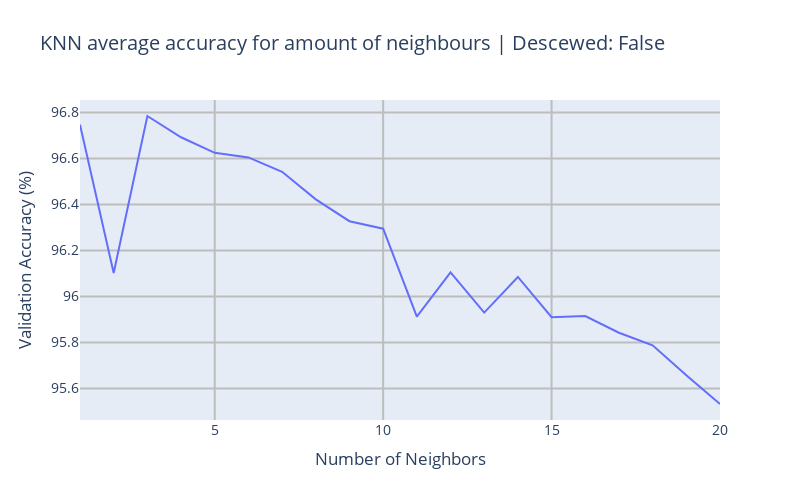
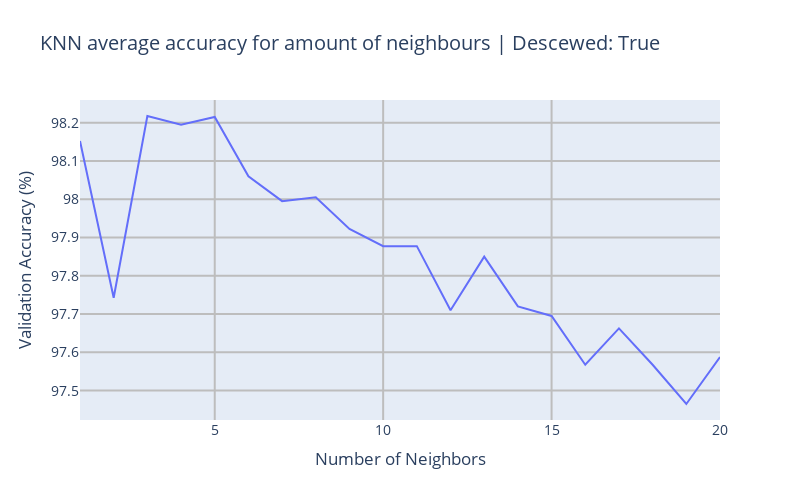

Notebook code for these charts, in order:
### Markdown cell above
# Digit recognizer algorithm tests
*Warning: this notebook takes a long time to complete. Please check the paper for results.*

## Sources:
https://www.kaggle.com/hakanozen/digit-recognition-by-lr-knn-svm-dtree-rforest-cnn
https://www.kaggle.com/yassineghouzam/introduction-to-cnn-keras-0-997-top-6
https://keras.io/getting-started/sequential-model-guide/
https://fsix.github.io/mnist/Deskewing.html
https://keras.io/optimizers/
https://www.dlology.com/blog/quick-notes-on-how-to-choose-optimizer-in-keras/

## Test 1 | KNN neighbours
This test is to determine the best value for k, or the amount of nearest neighbours.
Values from 1 to 20 (inclusive) are checked. The algorithm is trained several times for each value.
The test and train set get shuffled each time. 
The average accuracy will be considered to determine the best value for k. Tests will be performed for
skewed and deskewed data.

### Code cell
import test
k_max_acc = test.test_knn_neighbours(k_max=20,iterations=4,deskewed=False)
k_max_acc_desk = test.test_knn_neighbours(k_max=20,iterations=4,deskewed=True)

### Figure 1 — Plotly figure (JSON) as saved in the notebook; plotly's stock layout.template omitted (floating-point values rounded to 4 significant figures)
{"data": [{"mode": "lines", "name": "K-NN Classifier", "type": "scatter", "x": [1, 2, 3, 4, 5, 6, 7, 8, 9, 10, 11, 12, 13, 14, 15, 16, 17, 18, 19, 20], "y": [96.75, 96.1, 96.78, 96.69, 96.62, 96.61, 96.54, 96.42, 96.33, 96.3, 95.91, 96.11, 95.93, 96.09, 95.91, 95.92, 95.84, 95.79, 95.66, 95.53]}], "layout": {"autosize": false, "font": {"size": 14}, "height": 500, "title": {"text": "KNN average accuracy for amount of neighbours | Descewed: False"}, "width": 800, "xaxis": {"gridcolor": "#bdbdbd", "gridwidth": 2, "title": {"text": "Number of Neighbors"}}, "yaxis": {"gridcolor": "#bdbdbd", "gridwidth": 2, "title": {"text": "Validation Accuracy (%)"}}}}

### Figure 2 — Plotly figure (JSON) as saved in the notebook; plotly's stock layout.template omitted (floating-point values rounded to 4 significant figures)
{"data": [{"mode": "lines", "name": "K-NN Classifier", "type": "scatter", "x": [1, 2, 3, 4, 5, 6, 7, 8, 9, 10, 11, 12, 13, 14, 15, 16, 17, 18, 19, 20], "y": [98.15, 97.74, 98.22, 98.2, 98.21, 98.06, 98.0, 98.0, 97.92, 97.88, 97.88, 97.71, 97.85, 97.72, 97.69, 97.57, 97.66, 97.57, 97.47, 97.59]}], "layout": {"autosize": false, "font": {"size": 14}, "height": 500, "title": {"text": "KNN average accuracy for amount of neighbours | Descewed: True"}, "width": 800, "xaxis": {"gridcolor": "#bdbdbd", "gridwidth": 2, "title": {"text": "Number of Neighbors"}}, "yaxis": {"gridcolor": "#bdbdbd", "gridwidth": 2, "title": {"text": "Validation Accuracy (%)"}}}}
